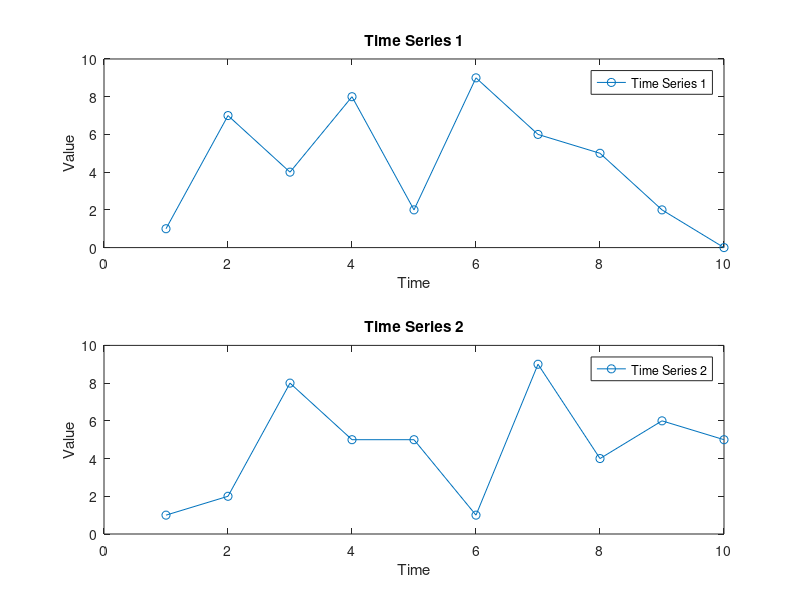

This chart was generated by the following MATLAB code: (Note: this script raises an error after producing the figure.)
close all; clc; clear all;
% 定义两个时间序列
ts1 = [1,7,4,8,2,9,6,5,2,0];
ts2 = [1,2,8,5,5,1,9,4,6,5];
% ts1 = [1,1,2,2,3,3,4,4,4,4,3,3,2,2,1,1];
% ts2 = [1,1,1,1,2,2,3,3,4,3,2,2,1,1,1,1];

% 绘制两个时间序列
figure;
subplot(2,1,1);
plot(ts1, '-o', 'DisplayName', 'Time Series 1');
title('Time Series 1');
xlabel('Time');
ylabel('Value');
legend;

subplot(2,1,2);
plot(ts2, '-o', 'DisplayName', 'Time Series 2');
title('Time Series 2');
xlabel('Time');
ylabel('Value');
legend;

% 计算DTW
[dist, ix, iy] = dtw(ts1, ts2);

% 计算"添加"的点。对ix和iy求前后差分，如果等于0的，记下对应的索引号
% 计算ix和iy的差分
diff_ix = diff(ix); % ix的差分
diff_iy = diff(iy); % iy的差分

% 找出ix和iy中差分为0的索引（表示重复映射点）
added_ix_indices = find(diff_ix == 0); % ix中添加的点
added_iy_indices = find(diff_iy == 0); % iy中添加的点
added_ix_indices = added_ix_indices + 1;
added_iy_indices = added_iy_indices + 1;

% 显示匹配的点并在附近显示匹配点的差异
figure;
plot(ix, iy, 'o-');
title('DTW Alignment of Time Series 1 and 2');
xlabel('Time Index of Time Series 1');
ylabel('Time Index of Time Series 2');
grid on;

% 计算并展示匹配点的差异
for i = 1:length(ix)
    diff_value = abs(ts1(ix(i)) - ts2(iy(i)));  % 计算每对匹配点的差异
    text(ix(i), iy(i), sprintf('%.2f', diff_value), 'VerticalAlignment', 'bottom', 'HorizontalAlignment', 'right');
end

% 展示匹配的两个时间序列，对added_ix_indices和added_iy_indices对应索引点用红色进行绘制
figure;
subplot(2,1,1);
plot(ts1(ix), '-o', 'DisplayName', 'Aligned Time Series 1');
hold on;
plot(added_ix_indices, ts1(ix(added_ix_indices)), 'ro', 'MarkerFaceColor', 'r', 'DisplayName', 'Added Points'); % 红色标记添加的点，并设置图例说明
title('Aligned Time Series 1');
xlabel('Warped Time');
ylabel('Value');
legend;

subplot(2,1,2);
plot(ts2(iy), '-o', 'DisplayName', 'Aligned Time Series 2');
hold on;
plot(added_iy_indices, ts2(iy(added_iy_indices)), 'ro', 'MarkerFaceColor', 'r', 'DisplayName', 'Added Points'); % 红色标记添加的点，并设置图例说明
title('Aligned Time Series 2');
xlabel('Warped Time');
ylabel('Value');
legend;

% 计算DTW距离矩阵
m = length(ts1);
n = length(ts2);
D = zeros(m, n);

% 初始化第一行和第一列
D(1, 1) = abs(ts1(1) - ts2(1));
for i = 2:m
    D(i, 1) = D(i-1, 1) + abs(ts1(i) - ts2(1));
end
for j = 2:n
    D(1, j) = D(1, j-1) + abs(ts1(1) - ts2(j));
end

% 填充DTW矩阵
for i = 2:m
    for j = 2:n
        cost = abs(ts1(i) - ts2(j));
        D(i, j) = cost + min([D(i-1, j), D(i, j-1), D(i-1, j-1)]);
    end
end

% 创建新图形
figure('Position', [100, 100, 800, 600]);
imagesc(D);
colormap(flipud(winter(256))); % 使用冬季色调的反转版本，从深蓝到浅绿
hold on; % 开启图层叠加模式

% 标注最优路径（绘制在数字下方）
plot(iy, ix, 'r-', 'LineWidth', 1.5); % 使用红色来显示最优路径，稍微减小线宽
scatter(iy, ix, 30, 'r', 'filled'); % 使用红色填充的圆点标记路径上的点，稍微减小点的大小

% 标注每个格点的DTW距离值
textColor = [0.9 0.9 0.9]; % 使用浅灰色作为文本颜色
for i = 1:m
    for j = 1:n
        % 为文本添加黑色边缘以增加可见度
        text(j, i, sprintf('%d', D(i, j)), 'HorizontalAlignment', 'center', ...
            'Color', textColor, 'FontSize', 13, 'FontWeight', 'bold');
    end
end

% 调整图形外观
colorbar;
title('DTW Distance Matrix with Optimal Path', 'FontSize', 14, 'FontWeight', 'bold');
xlabel('Time Series 2');
ylabel('Time Series 1');
axis tight;
set(gca, 'YDir', 'normal');
set(gca, 'FontSize', 10); % 增加轴标签的字体大小

% 设置x轴和y轴的刻度和标签
xticks(1:length(ts2));
yticks(1:length(ts1));
xticklabels(ts2);
yticklabels(ts1);

% 旋转x轴标签以防止重叠
xtickangle(45);

% 调整颜色条的位置和标签
c = colorbar;
c.Label.String = 'DTW Distance';
c.Label.FontSize = 12;

% 添加图例
legend('Optimal Path', 'Location', 'southeast');

hold off; % 关闭图层叠加模式